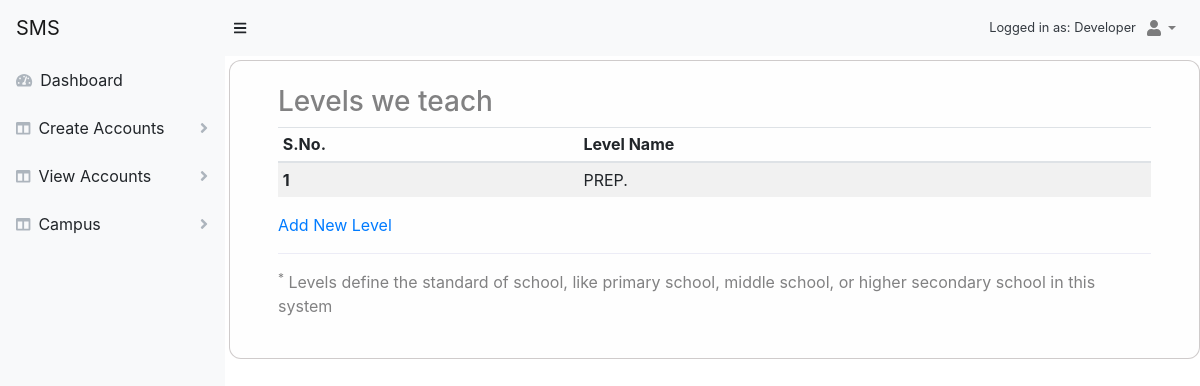
Page /campus/levels/ (signed in) on the earlier database version.
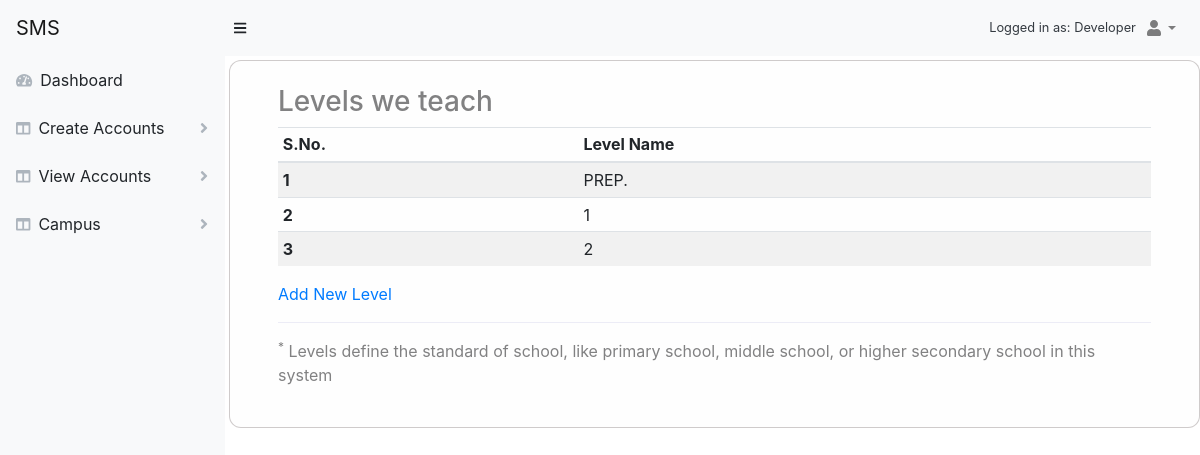
Same page on the later database version.
### campus/models.py (models this page shows, shortened)
class Level(models.Model):
    name = models.CharField(max_length=20, unique=True)
    class Meta:
        db_table = 'Level'
        verbose_name = _('Level')
        verbose_name_plural = _('Levels')

### campus/views.py (the view)
# urls.py: path('levels/', views.Levels.as_view(), name='levels'),
class Levels(View):
    template_name = 'campus/level/levels.html'
    def get(self, request):
        levels = Level.objects.all()
        context = { 'levels': levels }
        return render(request, self.template_name, context)

### templates/campus/level/levels.html (shortened to what this page needs)
{% extends 'layouts/base.html' %}
{% block content %}
<div class="container">
    <h3>Levels we teach</h3>
    <table class="table table-sm table-striped">
        <thead>
            <tr>
                <th>S.No.</th>
                <th>Level Name</th>
            </tr>
        </thead>
        <tbody>
            {% for level in levels %}
            <tr>
                <th>{{ forloop.counter }}</th>
                <td>{{level.name}}</td>
            </tr>
            {% endfor %}
        </tbody>
    </table>
    <a href="{% url 'campus:add_level' %}">Add New Level</a>
    <hr>
    <p><sup>*</sup> Levels define the standard of school, like primary school, middle school, or higher secondary school in this system</p>
</div>
{% endblock content %}

Differences in the rows shown:
added Level: name "1"
added Level: name "2"
